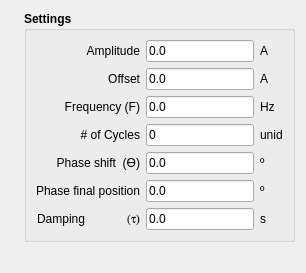
            <widget class="QWidget" name="tab_14">
             <attribute name="title">
              <string>Damped Sinusoidal</string>
             </attribute>
             <layout class="QGridLayout" name="gridLayout_13">
              <item row="0" column="0">
               <widget class="QLabel" name="label_62">
                <property name="text">
                 <string/>
                </property>
                <property name="pixmap">
                 <pixmap>../../resources/img/Senoide_Amortecida_2.jpg</pixmap>
                </property>
                <property name="scaledContents">
                 <bool>true</bool>
                </property>
               </widget>
              </item>
              <item row="0" column="1">
               <widget class="QGroupBox" name="groupBox_19">
                <property name="font">
                 <font>
                  <weight>75</weight>
                  <bold>true</bold>
                 </font>
                </property>
                <property name="title">
                 <string>Settings</string>
                </property>
                <layout class="QGridLayout" name="gridLayout_12">
                 <item row="0" column="0" colspan="2">
                  <widget class="QLabel" name="label_92">
                   <property name="font">
                    <font>
                     <weight>50</weight>
                     <bold>false</bold>
                    </font>
                   </property>
                   <property name="text">
                    <string>Amplitude</string>
                   </property>
                   <property name="alignment">
                    <set>Qt::AlignRight|Qt::AlignTrailing|Qt::AlignVCenter</set>
                   </property>
                  </widget>
                 </item>
                 <item row="0" column="2">
                  <widget class="QLineEdit" name="le_damp_sin_ampl">
                   <property name="font">
                    <font>
                     <weight>50</weight>
                     <bold>false</bold>
                    </font>
                   </property>
                   <property name="text">
                    <string>0.0</string>
                   </property>
                  </widget>
                 </item>
                 <item row="0" column="3">
                  <widget class="QLabel" name="label_100">
                   <property name="font">
                    <font>
                     <weight>50</weight>
                     <bold>false</bold>
                    </font>
                   </property>
                   <property name="text">
                    <string>A </string>
                   </property>
                  </widget>
                 </item>
                 <item row="1" column="0" colspan="2">
                  <widget class="QLabel" name="label_122">
                   <property name="font">
                    <font>
                     <weight>50</weight>
                     <bold>false</bold>
                    </font>
                   </property>
                   <property name="text">
                    <string>Offset</string>
                   </property>
                   <property name="alignment">
                    <set>Qt::AlignRight|Qt::AlignTrailing|Qt::AlignVCenter</set>
                   </property>
                  </widget>
                 </item>
                 <item row="1" column="2">
                  <widget class="QLineEdit" name="le_damp_sin_offset">
                   <property name="font">
                    <font>
                     <weight>50</weight>
                     <bold>false</bold>
                    </font>
                   </property>
                   <property name="text">
                    <string>0.0</string>
                   </property>
                  </widget>
                 </item>
                 <item row="1" column="3">
                  <widget class="QLabel" name="label_120">
                   <property name="font">
                    <font>
                     <weight>50</weight>
                     <bold>false</bold>
                    </font>
                   </property>
                   <property name="text">
                    <string>A</string>
                   </property>
                  </widget>
                 </item>
                 <item row="2" column="0" colspan="2">
                  <widget class="QLabel" name="label_146">
                   <property name="font">
                    <font>
                     <weight>50</weight>
                     <bold>false</bold>
                    </font>
                   </property>
                   <property name="text">
                    <string>Frequency (F)</string>
                   </property>
                   <property name="alignment">
                    <set>Qt::AlignRight|Qt::AlignTrailing|Qt::AlignVCenter</set>
                   </property>
                  </widget>
                 </item>
                 <item row="2" column="2">
                  <widget class="QLineEdit" name="le_damp_sin_freq">
                   <property name="font">
                    <font>
                     <weight>50</weight>
                     <bold>false</bold>
                    </font>
                   </property>
                   <property name="text">
                    <string>0.0</string>
                   </property>
                  </widget>
                 </item>
                 <item row="2" column="3">
                  <widget class="QLabel" name="label_144">
                   <property name="font">
                    <font>
                     <weight>50</weight>
                     <bold>false</bold>
                    </font>
                   </property>
                   <property name="text">
                    <string>Hz</string>
                   </property>
                  </widget>
                 </item>
                 <item row="3" column="0" colspan="2">
                  <widget class="QLabel" name="label_149">
                   <property name="font">
                    <font>
                     <weight>50</weight>
                     <bold>false</bold>
                    </font>
                   </property>
                   <property name="text">
                    <string># of Cycles</string>
                   </property>
                   <property name="alignment">
                    <set>Qt::AlignRight|Qt::AlignTrailing|Qt::AlignVCenter</set>
                   </property>
                  </widget>
                 </item>
                 <item row="3" column="2">
                  <widget class="QLineEdit" name="le_damp_sin_ncycles">
                   <property name="font">
                    <font>
                     <weight>50</weight>
                     <bold>false</bold>
                    </font>
                   </property>
                   <property name="text">
                    <string>0</string>
                   </property>
                  </widget>
                 </item>
                 <item row="3" column="3">
                  <widget class="QLabel" name="label_148">
                   <property name="font">
                    <font>
                     <weight>50</weight>
                     <bold>false</bold>
                    </font>
                   </property>
                   <property name="text">
                    <string>unid</string>
                   </property>
                  </widget>
                 </item>
                 <item row="4" column="0" colspan="2">
                  <widget class="QLabel" name="label_95">
                   <property name="font">
                    <font>
                     <weight>50</weight>
                     <bold>false</bold>
                    </font>
                   </property>
                   <property name="text">
                    <string>Phase shift  (ϴ)</string>
                   </property>
                   <property name="alignment">
                    <set>Qt::AlignRight|Qt::AlignTrailing|Qt::AlignVCenter</set>
                   </property>
                  </widget>
                 </item>
                 <item row="4" column="2">
                  <widget class="QLineEdit" name="le_damp_sin_phaseShift">
                   <property name="font">
                    <font>
                     <weight>50</weight>
                     <bold>false</bold>
                    </font>
                   </property>
                   <property name="text">
                    <string>0.0</string>
                   </property>
                  </widget>
                 </item>
                 <item row="4" column="3">
                  <widget class="QLabel" name="label_143">
                   <property name="font">
                    <font>
                     <weight>50</weight>
                     <bold>false</bold>
                    </font>
                   </property>
                   <property name="text">
                    <string>º</string>
                   </property>
                  </widget>
                 </item>
                 <item row="5" column="0" colspan="2">
                  <widget class="QLabel" name="label_147">
                   <property name="font">
                    <font>
                     <weight>50</weight>
                     <bold>false</bold>
                    </font>
                   </property>
                   <property name="text">
                    <string>Phase final position</string>
                   </property>
                   <property name="alignment">
                    <set>Qt::AlignRight|Qt::AlignTrailing|Qt::AlignVCenter</set>
                   </property>
                  </widget>
                 </item>
                 <item row="5" column="2">
                  <widget class="QLineEdit" name="le_damp_sin_finalPhase">
                   <property name="font">
                    <font>
                     <weight>50</weight>
                     <bold>false</bold>
                    </font>
                   </property>
                   <property name="text">
                    <string>0.0</string>
                   </property>
                  </widget>
                 </item>
                 <item row="5" column="3">
                  <widget class="QLabel" name="label_145">
                   <property name="font">
                    <font>
                     <weight>50</weight>
                     <bold>false</bold>
                    </font>
                   </property>
                   <property name="text">
                    <string>º</string>
                   </property>
                  </widget>
                 </item>
                 <item row="6" column="0">
                  <widget class="QLabel" name="label_105">
                   <property name="font">
                    <font>
                     <weight>50</weight>
                     <bold>false</bold>
                    </font>
                   </property>
                   <property name="text">
                    <string>Damping</string>
                   </property>
                   <property name="alignment">
                    <set>Qt::AlignRight|Qt::AlignTrailing|Qt::AlignVCenter</set>
                   </property>
                  </widget>
                 </item>
                 <item row="6" column="1">
                  <widget class="QLabel" name="label_107">
                   <property name="font">
                    <font>
                     <family>Symbol</family>
                     <weight>50</weight>
                     <bold>false</bold>
                    </font>
                   </property>
                   <property name="text">
                    <string>(t)</string>
                   </property>
                   <property name="alignment">
                    <set>Qt::AlignRight|Qt::AlignTrailing|Qt::AlignVCenter</set>
                   </property>
                  </widget>
                 </item>
                 <item row="6" column="2">
                  <widget class="QLineEdit" name="le_damp_sin_damping">
                   <property name="font">
                    <font>
                     <weight>50</weight>
                     <bold>false</bold>
                    </font>
                   </property>
                   <property name="text">
                    <string>0.0</string>
                   </property>
                  </widget>
                 </item>
                 <item row="6" column="3">
                  <widget class="QLabel" name="label_150">
                   <property name="font">
                    <font>
                     <weight>50</weight>
                     <bold>false</bold>
                    </font>
                   </property>
                   <property name="text">
                    <string>s</string>
                   </property>
                  </widget>
                 </item>
                </layout>
               </widget>
              </item>
              <item row="1" column="0" alignment="Qt::AlignHCenter">
               <widget class="QLabel" name="label_71">
                <property name="text">
                 <string/>
                </property>
                <property name="pixmap">
                 <pixmap>../../resources/img/Eq_seno_amortecido.jpg</pixmap>
                </property>
                <property name="scaledContents">
                 <bool>false</bool>
                </property>
               </widget>
              </item>
             </layout>
            </widget>
